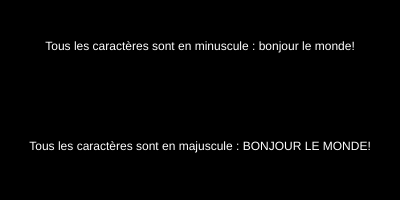
Frame 1 (no input)
Frame 60 (no input): identical to frame 1, image omitted
Frame 120 (the mouse pressed at the canvas centre since frame 60): identical to frame 1, image omitted

The p5.js sketch that drew this single still picture (run headless with seeded random() and noise() and a simulated clock; from frame 60 on, the mouse is pressed at the canvas centre):

// p5.js sketch
// ── sketch.js
// http://www.ac-grenoble.fr/disciplines/informatiquelycee/p5_base_a10.html


var msg;

function setup()
{
  can=createCanvas(400,200);
  background(0);
  msg="Bonjour le monde!";
  textAlign(CENTER);
  fill(255);
  text("Tous les caractères sont en minuscule : "+msg.toLowerCase(),200,50);
  text("Tous les caractères sont en majuscule : "+msg.toUpperCase(),200,150);
}


function draw()
{
  
}
